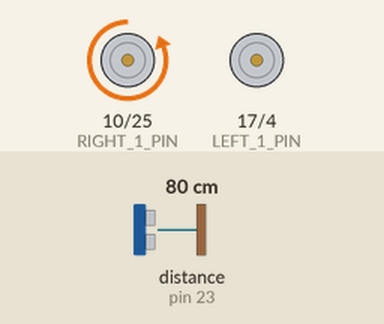
A sketch run on a simulated Arduino Mega 2560, built with avr-gcc and run on an emulated ATmega2560. On the bench: motor-driver pin pairs drawn as motors (green arrow = first pin HIGH = forward, orange = second pin HIGH = backward, longer = more drive, scaled by the enable pin). Wiring (inferred from the names in the program): ultrasonic range finder: trigger pin 18; echo pin 23. The inputs (shaded band) are chosen by the test bench; at power-on: distance to the obstacle (sensor on pin 23) 80 cm. The echo pulse lasts 58.3 µs per cm.

Above: at 1.2 s.
1.3 s: distance to the obstacle (sensor on pin 23) set to 120 cm
4.3 s: distance to the obstacle (sensor on pin 23) set to 2 cm
At 4.9 s:
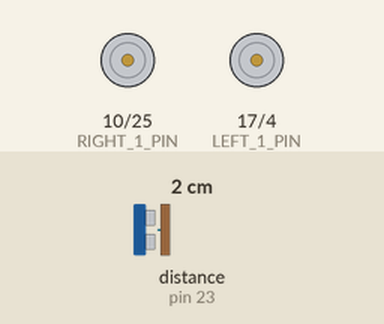
5.8 s: distance to the obstacle (sensor on pin 23) set to 9 cm
8.8 s: distance to the obstacle (sensor on pin 23) set to 15 cm
10.3 s: distance to the obstacle (sensor on pin 23) set to 18 cm
At 10.8 s:
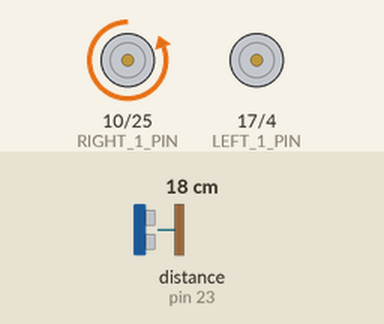
11.8 s: distance to the obstacle (sensor on pin 23) set to 4 cm
At 12.5 s:
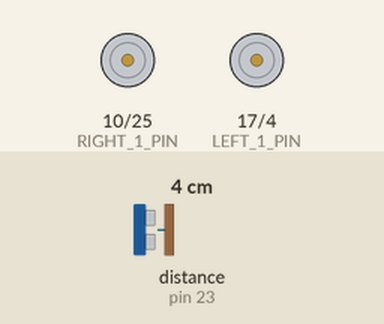
Timing chart, 0 to 14.3 s (numbered marks = the images above; inputs shaded):
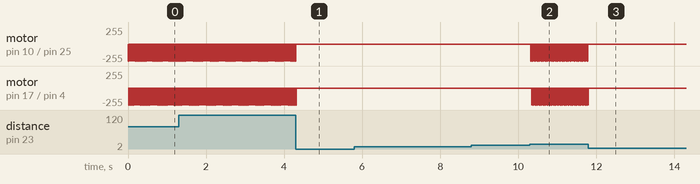

Measured:
- the behaviour switches between 16 and 17 cm on distance to the obstacle (sensor on pin 23) (found by bisection; images 1 and 2)
- after the input at 4.3 s, motor on pin 10 (RIGHT_1_PIN) / pin 25 (RIGHT_2_PIN): stops changing and stays stopped; motor on pin 17 (LEFT_1_PIN) / pin 4 (LEFT_2_PIN): goes on until 4.3 s, then stays stopped
- after the input at 10.3 s, motor on pin 10 (RIGHT_1_PIN) / pin 25 (RIGHT_2_PIN), motor on pin 17 (LEFT_1_PIN) / pin 4 (LEFT_2_PIN): alternates backward 255/255 for 0.01 s and stopped for 0.03 s, starting at once
- after the input at 11.8 s, motor on pin 10 (RIGHT_1_PIN) / pin 25 (RIGHT_2_PIN), motor on pin 17 (LEFT_1_PIN) / pin 4 (LEFT_2_PIN): stops changing and stays stopped
- by itself, motor on pin 10 (RIGHT_1_PIN) / pin 25 (RIGHT_2_PIN), motor on pin 17 (LEFT_1_PIN) / pin 4 (LEFT_2_PIN): alternates backward 255/255 for 0.01 s and stopped for 0.03 s

The sketch:

avoidance.ino
```cpp
// (licence header left out)
//Arduino uses GPIO Pin number system
#define LEFT_PWM_PIN 24
#define LEFT_1_PIN 17
#define LEFT_2_PIN 4
#define RIGHT_PWM_PIN 14
#define RIGHT_1_PIN 10
#define RIGHT_2_PIN 25
#define TRIGGER_PIN 18
#define ECHO_PIN 23

unsigned long previousmicro = 0;
const long interval = 5000;
long duration;
int distance;

int fastspd = 50;
int mediumspd = 30;
int slowspd = 25;
int speed = 50; //percent of speed from 0 to 100 (0 stop, 100 full speed).

void setup() {

  Serial.begin(9600);
  pinMode(LEFT_PWM_PIN, OUTPUT);
  pinMode(LEFT_1_PIN, OUTPUT);
  pinMode(LEFT_2_PIN, OUTPUT);
  pinMode(RIGHT_PWM_PIN, OUTPUT);
  pinMode(RIGHT_1_PIN, OUTPUT);
  pinMode(RIGHT_2_PIN, OUTPUT);
  pinMode(TRIGGER_PIN, OUTPUT);
  pinMode(ECHO_PIN, INPUT);
}

void loop() {

  updatePWM();
if (ping() > 15) {
  speed = fastspd;
  forward();

} else {
  speed = slowspd;
  //turnLeft();
  turnRight();
    }
}

void updatePWM() {
  unsigned long currentmicro = micros();

  if (currentmicro - previousmicro >= interval) {
    // save the last time you blinked the LED
    previousmicro = currentmicro;

 pwm(RIGHT_PWM_PIN, speed);
 pwm(LEFT_PWM_PIN, speed);

  }
}

void forward() {
  //Forward Motion
  digitalWrite(LEFT_1_PIN, LOW);
  digitalWrite(LEFT_2_PIN, HIGH);
  digitalWrite(RIGHT_1_PIN, LOW);
  digitalWrite(RIGHT_2_PIN, HIGH);
}

void backward() {
  //Backward Motion
  digitalWrite(LEFT_1_PIN, HIGH);
  digitalWrite(LEFT_2_PIN, LOW);
  digitalWrite(RIGHT_1_PIN, HIGH);
  digitalWrite(RIGHT_2_PIN, LOW);
}

void turnLeft() {

  digitalWrite(LEFT_1_PIN, LOW);
  digitalWrite(LEFT_2_PIN, HIGH);
  digitalWrite(RIGHT_1_PIN, HIGH);
  digitalWrite(RIGHT_2_PIN, LOW);
}

void turnRight() {

  digitalWrite(LEFT_1_PIN, HIGH);
  digitalWrite(LEFT_2_PIN, LOW);
  digitalWrite(RIGHT_1_PIN, LOW);
  digitalWrite(RIGHT_2_PIN, HIGH);
}

void stop() {

  digitalWrite(LEFT_1_PIN, LOW);
  digitalWrite(LEFT_2_PIN, LOW);
  digitalWrite(RIGHT_1_PIN, LOW);
  digitalWrite(RIGHT_2_PIN, LOW);
}

void pwm(int pin, int del){
 int spd = map(del,0, 100, 0, 16000); //set speed percent to a PWM from 0 to 16000
 digitalWrite(pin, HIGH);
 delayMicroseconds(spd);
 digitalWrite(pin, LOW);
 delayMicroseconds(16000 - spd);
}

int ping() {

digitalWrite(TRIGGER_PIN, LOW);
delayMicroseconds(2);
digitalWrite(TRIGGER_PIN, HIGH);
delayMicroseconds(10);
digitalWrite(TRIGGER_PIN, LOW);

duration = pulseIn(ECHO_PIN, HIGH);
distance= duration*0.034/2;
//Serial.print("Distance: ");
//Serial.println(distance);
if (distance > 1000) { distance = 0; }
return distance;
}
```
